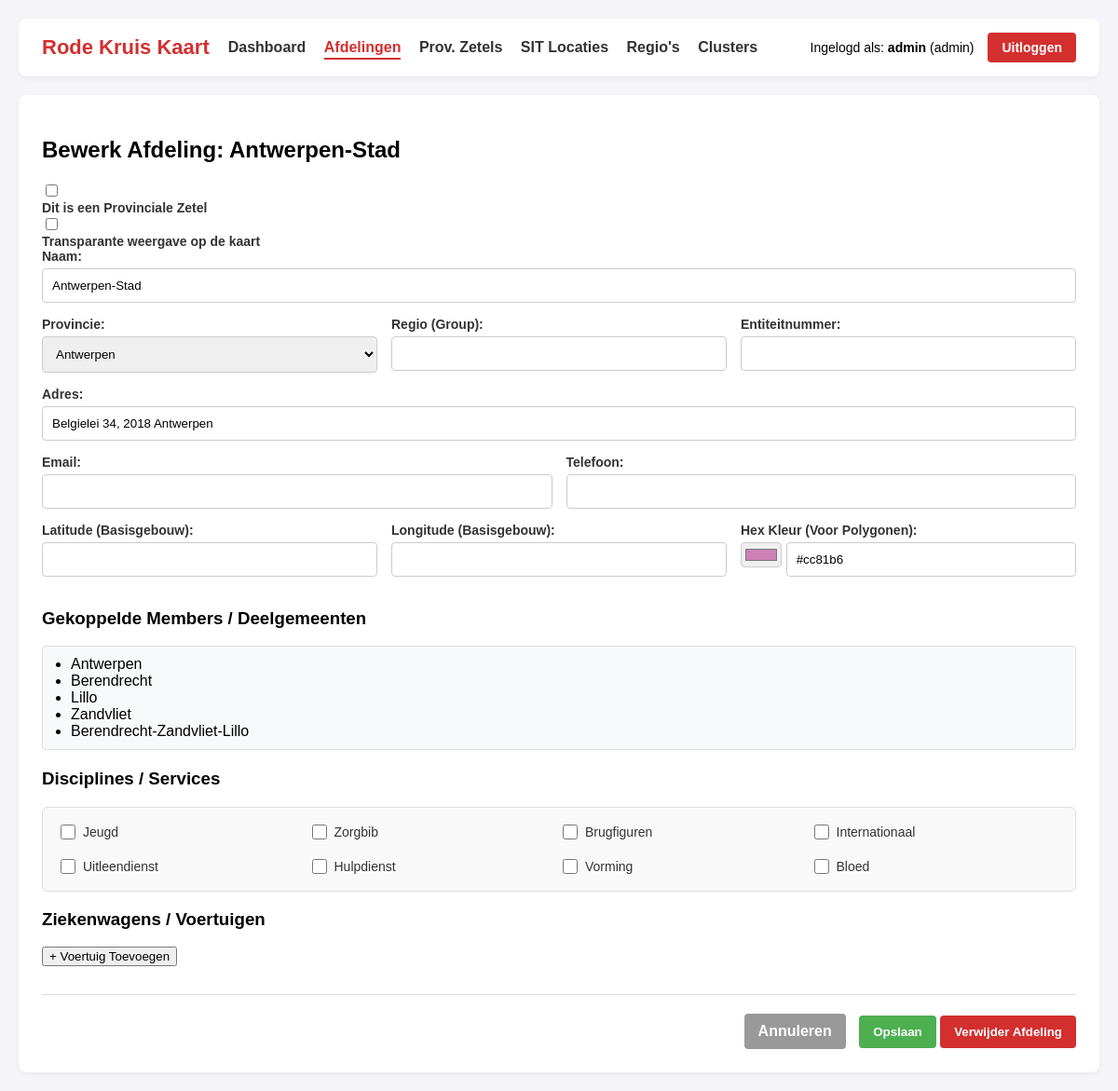
Page /departments/edit/2 (signed in) on the committed database.
### database.py (models this page shows)
class User(Base):
    __tablename__ = 'users'
    id = Column(Integer, primary_key=True, index=True)
    username = Column(String(50), unique=True, nullable=False)
    password_hash = Column(String(255), nullable=False)
    role = Column(String(20), nullable=False)
    province_access = Column(String(50), nullable=True)

class Department(Base):
    __tablename__ = 'departments'
    id = Column(Integer, primary_key=True, index=True)
    name = Column(String(100), unique=True, nullable=False, index=True)
    group = Column(String(50), nullable=True) # Legacy / text group
    province = Column(String(50), nullable=False, index=True)
    type = Column(String(50), default="afdeling")
    email = Column(String(100), nullable=True)
    telephone = Column(String(50), nullable=True)
    address = Column(String(255), nullable=True)
    entiteitnummer = Column(String(20), nullable=True)
    color = Column(String(20), nullable=True)
    transparent = Column(Boolean, default=False)
    lat = Column(Float, nullable=True)
    lon = Column(Float, nullable=True)
    region_id = Column(Integer, ForeignKey('regions.id'), nullable=True)
    cluster_id = Column(Integer, ForeignKey('clusters.id'), nullable=True)
    region_rel = relationship('Region', back_populates='departments')
    cluster_rel = relationship('Cluster', back_populates='departments')
    services = relationship('Service', secondary=department_services, backref='departments')
    vehicles = relationship('Vehicle', back_populates='department', cascade="all, delete-orphan")
    members = relationship('Municipality', back_populates='department', cascade="all, delete-orphan")

class Municipality(Base):
    __tablename__ = 'municipalities'
    id = Column(Integer, primary_key=True, index=True)
    name = Column(String(100), nullable=False)
    department_id = Column(Integer, ForeignKey('departments.id'))
    department = relationship('Department', back_populates='members')

### main.py (the view)
@app.get("/departments/edit/{dept_id}", response_class=HTMLResponse)
async def edit_department_page(request: Request, dept_id: int, db: Session = Depends(get_db)):
    current_user = get_current_user(request, db)
    if not current_user:
        return RedirectResponse(url="/login", status_code=status.HTTP_303_SEE_OTHER)
    dept = db.query(Department).filter(Department.id == dept_id).first()
    if not dept:
        raise HTTPException(status_code=404, detail="Afdeling niet gevonden")
    if current_user.role == "provinciaal" and current_user.province_access != dept.province:
        raise HTTPException(status_code=403, detail="Geen toegang tot afdelingen buiten jouw provincie.")
    return templates.TemplateResponse(
        request=request,
        name="edit_department.html",
        context={"user": current_user, "dept": dept}
    )

### templates/edit_department.html (shortened to what this page needs)
{% extends "base.html" %}
{% block content %}
<h2>Bewerk Afdeling: {{ dept.name }}</h2>
        <form action="/departments/edit/{{ dept.id }}" method="POST">
            <div class="checkbox-group">
                <input type="checkbox" id="is_provinciale_zetel" name="is_provinciale_zetel" {% if dept.type == 'provinciale_zetel' %}checked{% endif %}>
                <label for="is_provinciale_zetel" style="margin:0;">Dit is een Provinciale Zetel</label>
            </div>
            <div class="checkbox-group">
                <input type="checkbox" id="transparent" name="transparent" {% if dept.transparent %}checked{% endif %}>
                <label for="transparent" style="margin:0;">Transparante weergave op de kaart</label>
            </div>
            <div class="form-group">
                <label for="name">Naam:</label>
                <input type="text" id="name" name="name" value="{{ dept.name }}" required>
            </div>
            <div style="display: flex; gap: 15px;">
                <div class="form-group" style="flex: 1;">
                    <label for="province">Provincie:</label>
                    <select id="province" name="province" style="width: 100%; padding: 10px; border: 1px solid #ccc; border-radius: 4px;" required>
                        <option value="Antwerpen" {% if dept.province == 'Antwerpen' %}selected{% endif %}>Antwerpen</option>
                    </select>
                </div>
                <div class="form-group" style="flex: 1;">
                    <label for="group">Regio (Group):</label>
                    <input type="text" id="group" name="group" value="{{ dept.group or '' }}">
                </div>
                <div class="form-group" style="flex: 1;">
                    <label for="entiteitnummer">Entiteitnummer:</label>
                    <input type="text" id="entiteitnummer" name="entiteitnummer" value="{{ dept.entiteitnummer or '' }}">
                </div>
            </div>
            <div class="form-group">
                <label for="address">Adres:</label>
                <input type="text" id="address" name="address" value="{{ dept.address or '' }}">
            </div>
            <div style="display: flex; gap: 15px;">
                <div class="form-group" style="flex: 1;">
                    <label for="email">Email:</label>
                    <input type="email" id="email" name="email" value="{{ dept.email or '' }}">
                </div>
                <div class="form-group" style="flex: 1;">
                    <label for="telephone">Telefoon:</label>
                    <input type="text" id="telephone" name="telephone" value="{{ dept.telephone or '' }}">
                </div>
            </div>
            <div style="display: flex; gap: 15px;">
                <div class="form-group" style="flex: 1;">
                    <label for="lat">Latitude (Basisgebouw):</label>
                    <input type="number" step="any" id="lat" name="lat" value="{{ dept.lat or '' }}">
                </div>
                <div class="form-group" style="flex: 1;">
                    <label for="lon">Longitude (Basisgebouw):</label>
                    <input type="number" step="any" id="lon" name="lon" value="{{ dept.lon or '' }}">
                </div>
                <div class="form-group" style="flex: 1;">
                    <label for="color">Hex Kleur (Voor Polygonen):</label>
                    <div style="display:flex; gap:5px;">
                        <input type="color" id="color_picker" value="{{ dept.color or '#ffffff' }}" onchange="document.getElementById('color').value = this.value" style="width:50px; padding:2px;">
                        <input type="text" id="color" name="color" value="{{ dept.color or '' }}" placeholder="#HEXCODE">
                    </div>
                </div>
            </div>
<h3 class="section-title">Gekoppelde Members / Deelgemeenten</h3>
<div style="background: #f8f9fa; padding: 10px; border: 1px solid #ddd; border-radius: 4px; margin-bottom: 20px;">
    {% if dept and dept.members %}
        <ul style="margin: 0; padding-left: 20px;">
        {% for member in dept.members %}
            <li>{{ member.name }}</li>
        {% endfor %}
        </ul>
    {% else %}
        <p style="margin:0; color:#666; font-style:italic;">Geen specifieke deelgemeenten gekoppeld.</p>
    {% endif %}
</div>
            <h3 class="section-title">Disciplines / Services</h3>
            {% set current_services = dept.services | map(attribute='name') | list %}
            <div style="display: flex; flex-wrap: wrap; gap: 15px; background: #f9f9f9; padding: 15px; border-radius: 6px; border: 1px solid #ddd;">
                {% for s in ['jeugd', 'zorgbib', 'brugfiguren', 'internationaal', 'uitleendienst', 'hulpdienst', 'vorming', 'bloed'] %}
                <div style="display: flex; align-items: center; gap: 5px; width: calc(25% - 15px); min-width: 120px;">
                    <input type="checkbox" id="srv_{{ s }}" name="services[]" value="{{ s }}" style="width: 16px; height: 16px;" {% if s in current_services %}checked{% endif %}>
                    <label for="srv_{{ s }}" style="margin: 0; font-weight: normal; font-size: 14px;">{{ s | capitalize }}</label>
                </div>
                {% endfor %}
            </div>
            <h3 class="section-title">Ziekenwagens / Voertuigen</h3>
            <button type="button" class="btn-add" onclick="addVehicleRow()">+ Voertuig Toevoegen</button>
            <div class="actions">
                <a href="/departments" class="btn-cancel">Annuleren</a>
                <button type="submit" class="btn-submit">Opslaan</button>
                <form action="/departments/delete/{{ dept.id }}" method="POST" onsubmit="return confirm('Weet je zeker dat je deze afdeling wilt verwijderen?');" style="display:inline;">
    <button type="submit" style="background-color: #d32f2f; color: white; border: none; padding: 10px 15px; border-radius: 4px; font-weight: bold; cursor: pointer;">Verwijder Afdeling</button>
</form>
	    </div>
        </form>
    </div>
{% endblock %}

### templates/base.html (shortened to what this page needs)
<!DOCTYPE html>
<html lang="nl">
<head>
</head>
<body>
    {% if user %}
    <div class="header">
        <div style="display: flex; align-items: center; gap: 20px;">
            <h1>Rode Kruis Kaart</h1>
            <div class="nav-links">
                <a href="/" class="{% if request.url.path == '/' %}active{% endif %}">Dashboard</a>
                <a href="/departments" class="{% if '/departments' in request.url.path %}active{% endif %}">Afdelingen</a>
                <a href="/provinciale-zetels" class="{% if '/provinciale-zetels' in request.url.path %}active{% endif %}">Prov. Zetels</a>
                <a href="/sit-locations" class="{% if '/sit-locations' in request.url.path %}active{% endif %}">SIT Locaties</a>
            <a href="/regions" class="{% if '/regions' in request.url.path %}active{% endif %}">Regio's</a>
                <a href="/clusters" class="{% if '/clusters' in request.url.path %}active{% endif %}">Clusters</a>
	    </div>
        </div>
        <div class="user-info">
            <span>Ingelogd als: <strong>{{ user.username }}</strong> ({{ user.role }})</span>
            <a href="/logout" class="btn-logout">Uitloggen</a>
        </div>
    </div>
    {% endif %}
    <div class="content" {% block content_style %}{% endblock %}>
        {% block content %}{% endblock %}
</body>
</html>

### templates/base.html (style rules this page uses)
body { font-family: Arial, sans-serif; background-color: #f4f4f9; margin: 0; padding: 20px; }
.header { display: flex; justify-content: space-between; align-items: center; background: white; padding: 15px 25px; border-radius: 8px; box-shadow: 0 2px 5px rgba(0,0,0,0.05); margin-bottom: 20px; }
h1 { color: #d32f2f; margin: 0; font-size: 22px; }
.nav-links a { margin-right: 15px; text-decoration: none; color: #333; font-weight: bold; padding-bottom: 3px; }
.nav-links a.active { color: #d32f2f; border-bottom: 2px solid #d32f2f; }
.user-info { display: flex; align-items: center; gap: 15px; font-size: 14px; }
.btn-logout { background-color: #d32f2f; color: white; padding: 8px 15px; text-decoration: none; border-radius: 4px; font-weight: bold; }
.content { background: white; padding: 25px; border-radius: 8px; box-shadow: 0 2px 5px rgba(0,0,0,0.05); overflow-x: auto; }
.form-group { margin-bottom: 15px; }
label { display: block; margin-bottom: 5px; font-weight: bold; color: #333; font-size: 14px; }
input[type="text"], input[type="email"], input[type="number"], input[type="color"] { width: 100%; padding: 10px; border: 1px solid #ccc; border-radius: 4px; box-sizing: border-box; }
.btn-submit { background-color: #4CAF50; color: white; border: none; padding: 10px 15px; border-radius: 4px; font-weight: bold; cursor: pointer; }
.btn-cancel { background-color: #999; color: white; border: none; padding: 10px 15px; border-radius: 4px; font-weight: bold; text-decoration: none; display: inline-block; margin-right: 10px; }
.actions { margin-top: 30px; text-align: right; border-top: 1px solid #ddd; padding-top: 20px; }

### rows in the picture
User: username "admin", role "admin"
Department: name "Antwerpen-Stad", province "Antwerpen", address "Belgielei 34, 2018 Antwerpen", color "#cc81b6"
Municipality: name "Antwerpen"
Municipality: name "Berendrecht"
Municipality: name "Lillo"
Municipality: name "Zandvliet"
Municipality: name "Berendrecht-Zandvliet-Lillo"

### other values in the picture
{{ s | capitalize }} "Jeugd" "Zorgbib" "Brugfiguren" "Internationaal" "Uitleendienst" "Hulpdienst" "Vorming" "Bloed"
